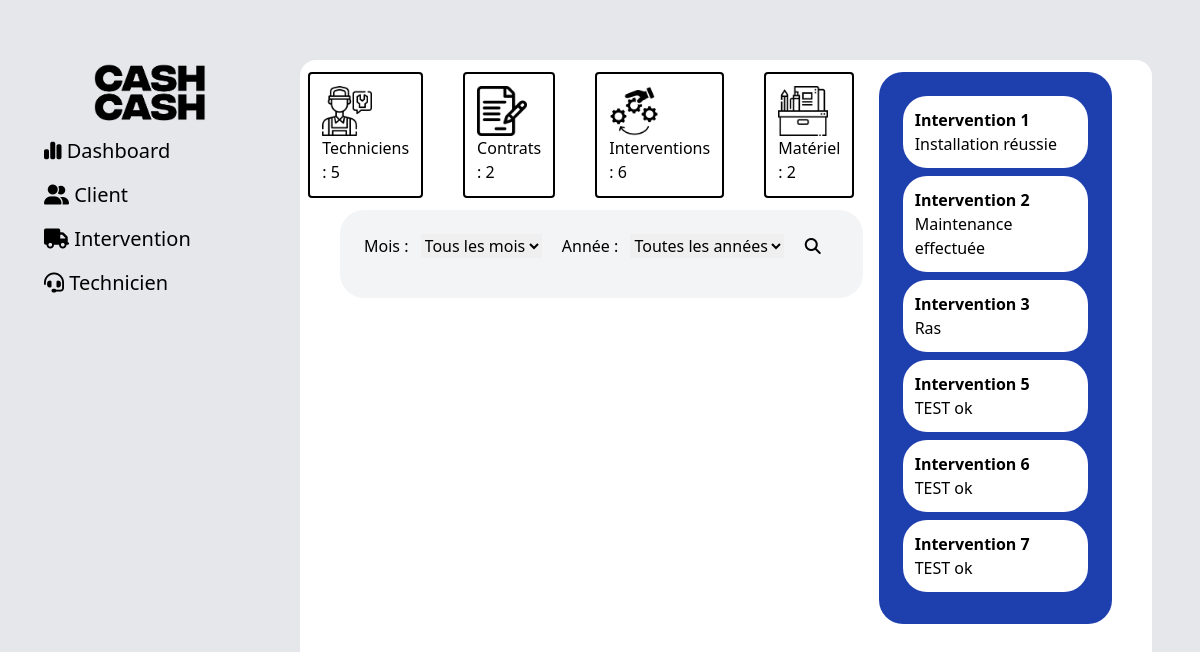
The page /front-server/index.php on the database its author committed.
### tables this page shows
CREATE TABLE IF NOT EXISTS `intervention` (
  `NuméroIntervention` int NOT NULL,
  `DateVisite` date DEFAULT NULL,
  `HeureVisite` time DEFAULT NULL,
  `Matricule` varchar(50) NOT NULL,
  `NuméroClient` int NOT NULL,
  PRIMARY KEY (`NuméroIntervention`),
  KEY `Matricule` (`Matricule`),
  KEY `NuméroClient` (`NuméroClient`)
);

CREATE TABLE IF NOT EXISTS `controler` (
  `NuméroSérie` int NOT NULL,
  `NuméroIntervention` int NOT NULL,
  `TempsPassé` time DEFAULT NULL,
  `Commentaire` varchar(150) DEFAULT NULL,
  PRIMARY KEY (`NuméroSérie`,`NuméroIntervention`),
  KEY `NuméroIntervention` (`NuméroIntervention`)
);

### back-server/src/db.statistique.php (called while the page is built, shortened)
<?php
include_once '..\back-server\connexion_bdd.php';
function getTotalTechnicians($conn) {
    $sql = "SELECT COUNT(*) AS TotalTechnicians FROM technicien";
    $result = $conn->query($sql);
    $row = $result->fetch_assoc();
    return $row['TotalTechnicians'];
}
function getTotalContracts($conn) {
    $sql = "SELECT COUNT(NuméroContrat) AS TotalContracts FROM contratmaintenance";
    $result = $conn->query($sql);
    $row = $result->fetch_assoc();
    return $row['TotalContracts'];
}
function getTotalInterventions($conn) {
    $sql = "SELECT COUNT(NuméroIntervention) AS TotalInterventions FROM intervention";
    $result = $conn->query($sql);
    $row = $result->fetch_assoc();
    return $row['TotalInterventions'];
}
function getTotalEquipment($conn) {
    $sql = "SELECT COUNT(NuméroSérie) AS TotalEquipment FROM matériel";
    $result = $conn->query($sql);
    $row = $result->fetch_assoc();
    return $row['TotalEquipment'];
}
function getCommentsForInterventions($conn) {
    $sql = "SELECT intervention.NuméroIntervention,
                   controler.Commentaire
            FROM intervention
            inner join controler
            on intervention.NuméroIntervention = controler.NuméroIntervention
            WHERE controler.Commentaire IS NOT NULL; ";
    $result = $conn->query($sql);
    $comments = array();
    if ($result->num_rows > 0) {
        while($row = $result->fetch_assoc()) {
            $comments[] = $row;
        }
    }
    return $comments;
}
$comments = getCommentsForInterventions($conn);
?>

### front-server/src/views/Assistant/StatistiqueView.php (the view, shortened to what this page needs)
<?php
include_once '../back-server/src/db.statistique.php';
?>
<div class="grid grid-cols-3 gap-4">
    <div class="col-span-2">
        <div class="flex justify-center mb-3 mt-3 ml-10 ">
            <div class="border-2 border-black rounded p-3 mr-10">
                <img src="../front-server/src/assets/technicien.png" alt="technicien" style="width: 50px; height: 50px;">
                <div>Techniciens : <?php echo getTotalTechnicians($conn); ?></div>
            </div>
            <div class="border-2 border-black rounded p-3 mr-10">
                <img src="../front-server/src/assets/contrat.png" alt="contrat" style="width: 50px; height: 50px;">
                <div>Contrats : <?php echo getTotalContracts($conn); ?></div>
            </div>
            <div class="border-2 border-black rounded p-3 mr-10">
                <img src="../front-server/src/assets/intervention.png" alt="intervention" style="width: 50px; height: 50px;">
                <div>Interventions : <?php echo getTotalInterventions($conn); ?></div>
            </div>
            <div class="border-2 border-black rounded p-3 mr-10">
                <img src="../front-server/src/assets/materiel.png" alt="materiel" style="width: 50px; height: 50px;">
                <div>Matériel : <?php echo getTotalEquipment($conn); ?></div>
            </div>
        </div>
        <div class="statistiques bg-gray-100 p-6 rounded-3xl ml-10">
            <form method="post" class="mb-4">
                <label for="month" class="mr-2">Mois :</label>
                <select name="month" id="month" class="mr-4">
                    <option value="0">Tous les mois</option>
                </select>
                <label for="year" class="mr-2">Année :</label>
                <select name="year" id="year" class="mr-4">
                    <option value="0">Toutes les années</option>
                </select>
                <button type="submit"  name="statistic_tech"><i class="fa-solid fa-magnifying-glass"></i></button>
            </form>
        </div>
    </div>
    <div class="col-span-1">
        <div class="commentaires mt-3 bg-blue-800 p-6 rounded-3xl mr-10">
            <?php if (!empty($comments)): ?>
                <?php foreach ($comments as $comment): ?>
                    <div class="bg-white rounded-3xl p-3 mb-2">
                        <p class="font-bold">Intervention <?= $comment['NuméroIntervention'] ?></p>
                        <p><?= $comment['Commentaire'] ?></p>
                    </div>
                <?php endforeach; ?>
            <?php else: ?>
                <p>Aucun commentaire disponible.</p>
            <?php endif; ?>
        </div>
    </div>
</div>

### front-server/index.php (shortened to what this page needs)
<!DOCTYPE html>
<html lang="fr">
<head>
    <link rel="stylesheet" href="src/assets/style.css">
    <link href="https://cdn.jsdelivr.net/npm/tailwindcss@2.2.19/dist/tailwind.min.css" rel="stylesheet">
    <link href="https://cdnjs.cloudflare.com/ajax/libs/font-awesome/6.0.0-beta3/css/all.min.css" rel="stylesheet">
    <link href="https://cdnjs.cloudflare.com/ajax/libs/font-awesome/6.0.0-beta3/css/all.css" rel="stylesheet">
</head>
<body>
    <div class="testtt">
        <header class="header"></header>
        <section class="sidebar">
            <div class="flex items-center justify-center">
                <img src="src/assets/logo.png" class="w-28" alt="logo cashcash">
            </div>
            <ul class="flex flex-col text-xl justify-start mx-3">
                <li class="mt-1 py-1.5 hover:text-white hover:bg-blue-800 w-full rounded-lg">
                    <a href="index.php?page=statistique">
                        <p class="pl-8"><i class="fa-solid fa-chart-simple"></i> Dashboard</p>
                    </a>
                </li>
                <li class="mt-1 py-1.5 hover:text-white hover:bg-blue-800  w-full rounded-lg">
                    <a href="index.php?page=client">
                        <p class="pl-8"><i class="fa-solid fa-user-group"></i> Client</p>
                    </a>
                </li>
                <li class="mt-1 py-1.5 hover:text-white hover:bg-blue-800 w-full rounded-lg">
                    <a href="index.php?page=intervention">
                        <p class="pl-8"><i class="fa-solid fa-truck"></i> Intervention</p>
                    </a>
                </li>
                <li class="mt-1 py-1.5 hover:text-white hover:bg-blue-800 w-full rounded-lg">
                    <a href="index.php?page=technicien">
                        <p class="pl-8"><i class="fa-solid fa-headset"></i> Technicien</p>
                    </a>
                </li>
            </ul>
        </section>
        <main class="content rounded-tl-2xl rounded-tr-2xl mr-12">
                <?php
                    if (isset($_GET['page'])) {
                        $page = $_GET['page'];
                        switch ($page) {
                            case 'client':
                                include 'src/views/Assistant/ClientView.php';
                                break;
                                case 'ClientDetailView':
                                    include 'src/views/Assistant/ClientDetailView.php';
                                    break;
                            case 'statistique':
                                include 'src/views/Assistant/StatistiqueView.php';
                                break;
                            case 'intervention':
                                include 'src/views/Assistant/InterventionView.php';
                                break;
                                case 'InterventionDetailView':
                                    include 'src/views/Assistant/InterventionDetailView.php';
                                    break;
                            case 'technicien':
                                include 'src/views/Assistant/TechnicienView.php';
                                break;
                                case 'TechnicienDetailView':
                                    include 'src/views/Assistant/TechnicienDetailView.php';
                                    break;
                            default:
                                echo '<div class="text-blue-400 rounded-2xl">Page introuvable</div>';
                                break;
                        }
                    } else {
                        include 'src/views/Assistant/StatistiqueView.php';
                    }
                ?>
            </main>
    </div>
</body>
</html>

### front-server/src/assets/style.css (style rules this page uses)
body { background-color: #e5e7eb; }
.testtt { height: 100vh; display: grid; grid-template-columns: 300px 1fr; grid-template-rows: 60px 1fr; }
.header { grid-column: 1 / 3; grid-row: 1 / 2; }
.sidebar { grid-column: 1 / 2; grid-row: 2 / 3; }
.content { grid-column: 2 / 3; grid-row: 2 / 3; background-color: white; }

### rows shown on the page
intervention: NuméroIntervention "1", controler.Commentaire "Installation réussie"
intervention: NuméroIntervention "2", controler.Commentaire "Maintenance effectuée"
intervention: NuméroIntervention "3", controler.Commentaire "Ras"
intervention: NuméroIntervention "5", controler.Commentaire "TEST ok"
intervention: NuméroIntervention "6", controler.Commentaire "TEST ok"
intervention: NuméroIntervention "7", controler.Commentaire "TEST ok"

### other values the page prints
getTotalTechnicians($conn) "5"
getTotalContracts($conn) "2"
getTotalInterventions($conn) "6"
getTotalEquipment($conn) "2"
